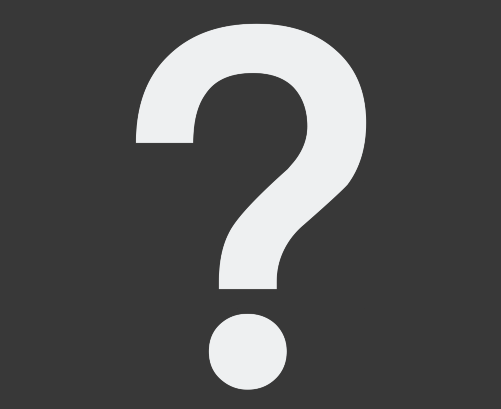
#> input picture source/future_shop.png, 501 x 409 px, found by its file name
$ python reshape_single.py
#> lines starting #> are read from the running program, lines starting #| are printed output that depends on the picture
from PIL import Image

# 打开原始图像
image = Image.open("E:\\code\\mycode\\source\\future_shop.png")
#> image is the input picture: PIL image 501x409 RGB; mean R, G, B 83.1, 83.3, 83.5

# 设置目标尺寸
new_width = 76
new_height = 62.5

# 使用thumbnail方法按照目标尺寸缩放图像，保持原始图像的纵横比
image.thumbnail((new_width, new_height))
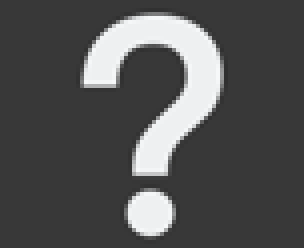
#> image: PIL image 76x62 RGB (shown 4 times larger); mean R, G, B 83, 83.3, 83.5

# 保存缩放后的图像
image.save("E:\\code\\mycode\\source\\future_shop_new.png")
